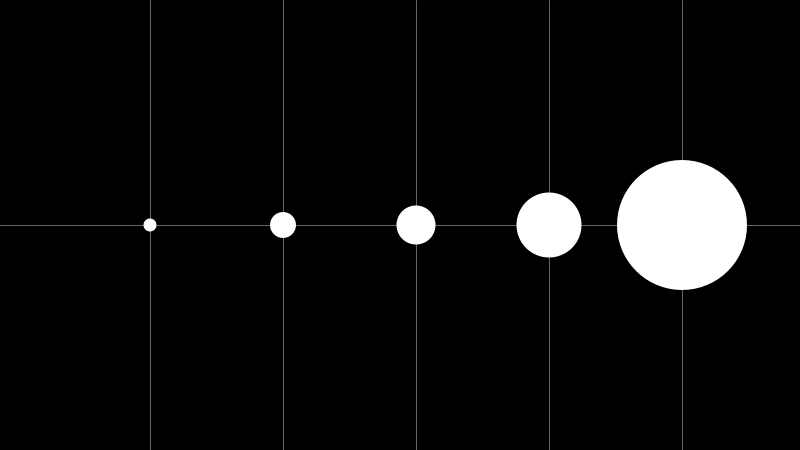
Frame 1 (no input)
Frame 60 (the mouse pressed at the canvas centre just before this capture): identical to frame 1, image omitted
Frame 120 (the mouse held since frame 60 and released just before this capture): identical to frame 1, image omitted

The Processing sketch that drew this single still picture (run headless with seeded random() and noise(); from frame 60 on, the mouse is pressed at the canvas centre):

// Processing sketch: ejemploArray1D
// ── ejemploArray1D.pde
//Declaración e inicialización del Array.
int[] valores= {
  10, 20, 30, 50, 100
};
//Declaración variables.
float diam;
int separacion;
int inicioX;
float escalaY;
float escalaDiam;
boolean modo;

void setup() {
  size(800, 450);  
  smooth();
  //Inicializacióm variables.
  diam=0;
  inicioX=150;
  separacion=width/(valores.length+1);
  escalaY=3; //escala para rectángulos
  escalaDiam=1.3; //escala para elipses
  modo=true; //true: elipses, false: rectángulos.
}
void draw() {
  background(0);
  stroke(255, 100);
  if (modo==true) { 
    line(0, height/2, width, height/2);
  }
  for (int i=0;i<valores.length;i++) {
    stroke(255, 100);
    line(inicioX+i*separacion, 0, inicioX+i*separacion, height);

    if (modo==true) {
      diam=valores[i]*escalaDiam;
      noStroke();
      ellipse(inicioX+i*separacion, height/2, diam, diam);
    }
    else {
      rect(inicioX+i*separacion, height, 50, -valores[i]*escalaY);
    }
  }
}


void keyPressed() {
  if (key=='m') {
    modo = !modo;
  }
}
